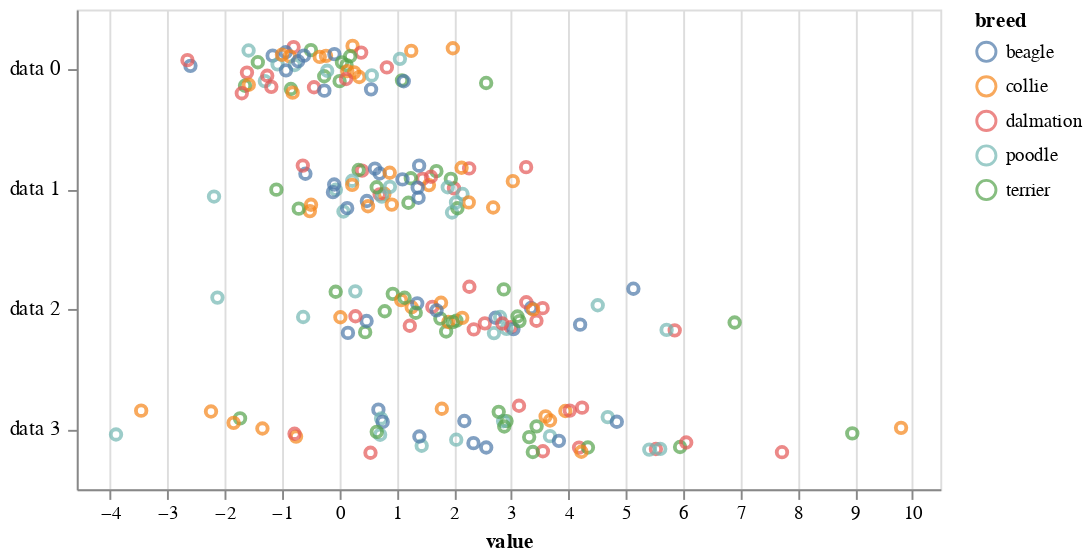

Source (notebook cell):
### Markdown cell above
Alternatively, we could color the jitter points with the dummy metadata.

### Code cell
altcat.catplot(df,
               height=250,
               width=450,
               mark='point',
               encoding=dict(y=alt.Y('variable:N', title=None),
                             x='value:Q',
                             color=alt.Color('dummy metadata:N', title='breed')),
               transform='jitter')

### Figure 1 — Vega-Lite specification as saved in the notebook (floating-point values rounded to 4 significant figures; data arrays with more than 128 entries replaced by an {"elided": "..."} marker saying what was removed)
{"$schema": "https://vega.github.io/schema/vega-lite/v2.6.0.json", "config": {"view": {"height": 300, "width": 400}}, "datasets": {"data-05b534ae26e2241a01b9a7d25f97402e": {"elided": "200 records"}, "data-423a5f96a9edf388ac0e2acfa5ed55ae": [{"__jitter": 0, "text": "data 3", "value": -4.584}, {"__jitter": 1, "text": "data 2", "value": -4.584}, {"__jitter": 2, "text": "data 1", "value": -4.584}, {"__jitter": 3, "text": "data 0", "value": -4.584}]}, "layer": [{"data": {"name": "data-05b534ae26e2241a01b9a7d25f97402e"}, "encoding": {"color": {"field": "dummy metadata", "title": "breed", "type": "nominal"}, "x": {"field": "value", "scale": {"domain": [-4.584, 10.49], "nice": false}, "title": "value", "type": "quantitative"}, "y": {"axis": {"grid": false, "labels": false, "title": null, "values": [0, 1, 2, 3]}, "field": "__jitter", "type": "quantitative"}}, "height": 250, "mark": {"type": "point"}, "width": 450}, {"data": {"name": "data-423a5f96a9edf388ac0e2acfa5ed55ae"}, "encoding": {"text": {"field": "text", "type": "nominal"}, "x": {"field": "value", "title": "value", "type": "quantitative"}, "y": {"axis": {"grid": false, "labels": false, "title": null, "values": [0, 1, 2, 3]}, "field": "__jitter", "type": "quantitative"}}, "height": 250, "mark": {"align": "right", "baseline": "middle", "dx": -8, "type": "text"}, "width": 450}]}
